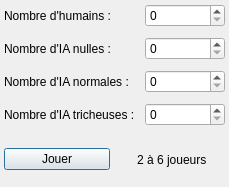
<?xml version="1.0" encoding="UTF-8"?>
<ui version="4.0">
 <class>NbJoueursWindow</class>
 <widget class="QDialog" name="NbJoueursWindow">
  <property name="geometry">
   <rect>
    <x>0</x>
    <y>0</y>
    <width>229</width>
    <height>187</height>
   </rect>
  </property>
  <property name="sizePolicy">
   <sizepolicy hsizetype="Preferred" vsizetype="Preferred">
    <horstretch>0</horstretch>
    <verstretch>0</verstretch>
   </sizepolicy>
  </property>
  <property name="windowTitle">
   <string>Dialog</string>
  </property>
  <layout class="QVBoxLayout" name="verticalLayout_2">
   <property name="spacing">
    <number>10</number>
   </property>
   <property name="leftMargin">
    <number>4</number>
   </property>
   <property name="topMargin">
    <number>4</number>
   </property>
   <property name="rightMargin">
    <number>4</number>
   </property>
   <property name="bottomMargin">
    <number>4</number>
   </property>
   <item>
    <layout class="QVBoxLayout" name="verticalLayout">
     <item>
      <layout class="QFormLayout" name="formLayout">
       <item row="0" column="1">
        <widget class="QSpinBox" name="spinBox_Humain">
         <property name="maximum">
          <number>6</number>
         </property>
        </widget>
       </item>
       <item row="1" column="0">
        <widget class="QLabel" name="label_2">
         <property name="sizePolicy">
          <sizepolicy hsizetype="Preferred" vsizetype="Minimum">
           <horstretch>0</horstretch>
           <verstretch>0</verstretch>
          </sizepolicy>
         </property>
         <property name="text">
          <string>Nombre d'IA nulles :</string>
         </property>
        </widget>
       </item>
       <item row="1" column="1">
        <widget class="QSpinBox" name="spinBox_IANul">
         <property name="maximum">
          <number>6</number>
         </property>
        </widget>
       </item>
       <item row="2" column="0">
        <widget class="QLabel" name="label_3">
         <property name="text">
          <string>Nombre d'IA normales :</string>
         </property>
        </widget>
       </item>
       <item row="0" column="0">
        <widget class="QLabel" name="label">
         <property name="sizePolicy">
          <sizepolicy hsizetype="Preferred" vsizetype="Minimum">
           <horstretch>0</horstretch>
           <verstretch>0</verstretch>
          </sizepolicy>
         </property>
         <property name="text">
          <string>Nombre d'humains :</string>
         </property>
        </widget>
       </item>
       <item row="2" column="1">
        <widget class="QSpinBox" name="spinBox_IANorm">
         <property name="maximum">
          <number>6</number>
         </property>
        </widget>
       </item>
       <item row="3" column="0">
        <widget class="QLabel" name="label_5">
         <property name="text">
          <string>Nombre d'IA tricheuses :</string>
         </property>
        </widget>
       </item>
       <item row="3" column="1">
        <widget class="QSpinBox" name="spinBox_IATri">
         <property name="maximum">
          <number>6</number>
         </property>
        </widget>
       </item>
      </layout>
     </item>
     <item>
      <layout class="QHBoxLayout" name="horizontalLayout">
       <property name="spacing">
        <number>10</number>
       </property>
       <item>
        <widget class="QPushButton" name="button_Jouer">
         <property name="text">
          <string>Jouer</string>
         </property>
        </widget>
       </item>
       <item alignment="Qt::AlignmentFlag::AlignHCenter">
        <widget class="QLabel" name="label_4">
         <property name="text">
          <string>2 à 6 joueurs</string>
         </property>
        </widget>
       </item>
      </layout>
     </item>
    </layout>
   </item>
  </layout>
 </widget>
 <resources/>
 <connections/>
</ui>
